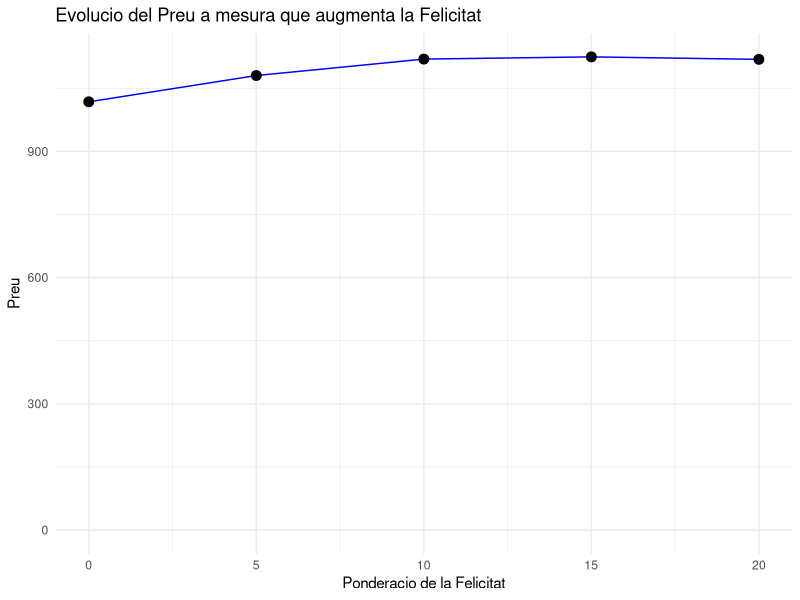

Write R code to recreate this figure.
# Càrrega de les biblioteques necessàries
library(ggplot2)

# dades
data <- data.frame(
  Felicitat_0 = c(1101.2, 1049.87, 998.89, 1086.55, 890.16, 985.16, 879.32, 1072.78, 1041.45, 1073.22),
  Felicitat_5 = c(1172.4, 1121.47, 1031.62, 1127.04, 979.98, 1038.41, 949.95, 1112.85, 1128.44, 1140.76),
  Felicitat_10 = c(1230.4, 1158.61, 1051.68, 1194.66, 985.98, 1044.28, 975.77, 1166.94, 1215.91, 1169.41),
  Felicitat_15 = c(1188.77, 1173.77, 1044.28, 1214.93, 988.38, 1071.22, 993.66, 1180.88, 1211.57, 1178.55),
  Felicitat_20 = c(1190.59, 1166.17, 1037.86, 1197.49, 994.91, 1034.4, 1001.99, 1157.97, 1219.01, 1186.62)
)

# Crear un dataframe llarg per a graficar
data_long <- data.frame(
  Felicitat = c(0, 5, 10, 15, 20),
  Preu = colMeans(data)
)

# Crear el gràfic amb totes les dades
ggplot(data_long, aes(x = Felicitat, y = Preu)) +
  geom_line(color = "blue") +
  geom_point(size = 3, color = "black") +
  labs(title = "Evolucio del Preu a mesura que augmenta la Felicitat",
       x = "Ponderacio de la Felicitat",
       y = "Preu") +
  scale_y_continuous(limits = c(0, NA)) +  # Ajustar el límit inferior de l'eix Y a 0
  theme_minimal()
